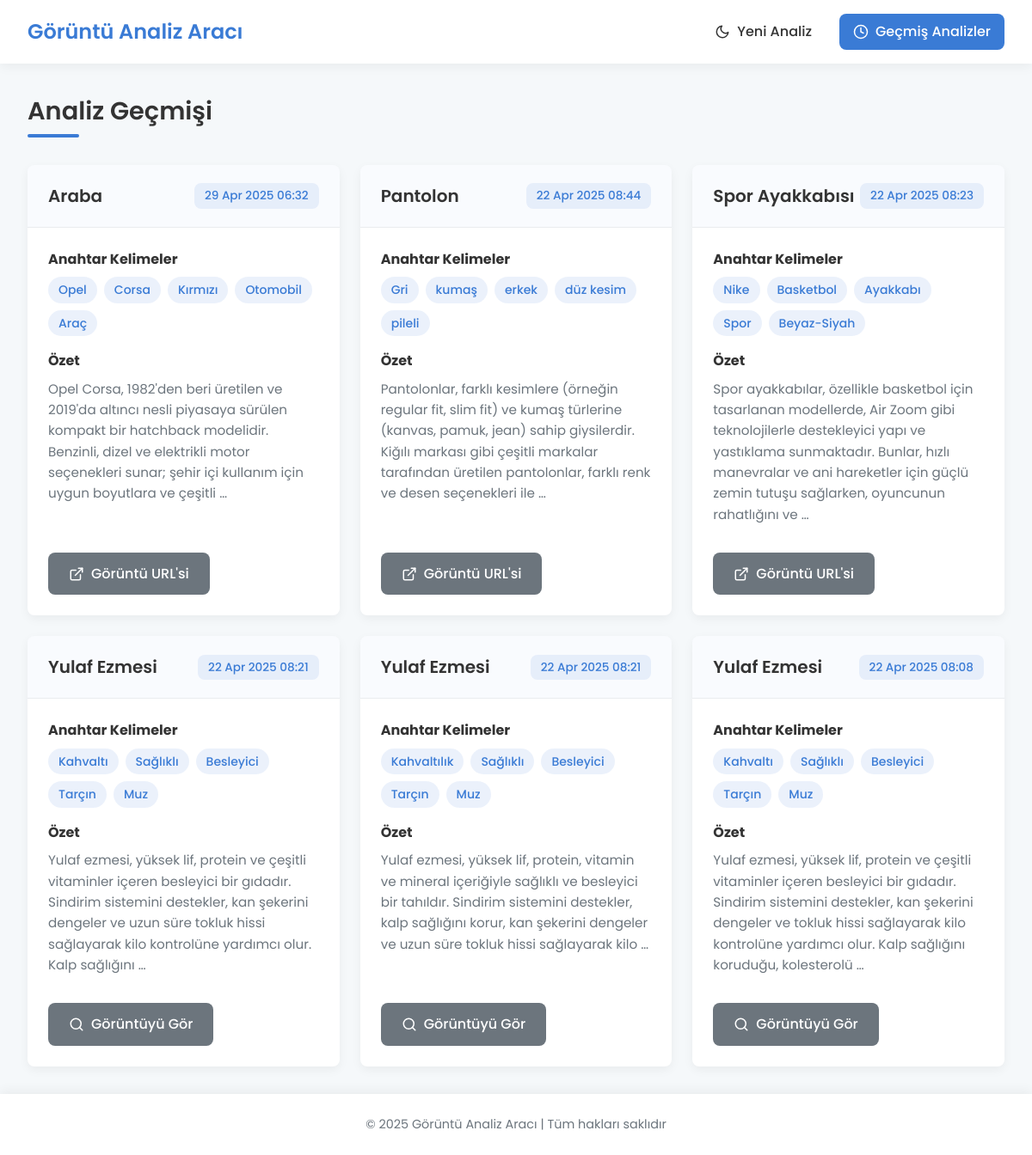
The page /history/ on the database its author committed.
### analysis/models.py (models this page shows, shortened)
class AnalysisResult(models.Model):
    SOURCE_TYPE_CHOICES = [
        ('F', 'Dosya'),
        ('U', 'URL'),
    ]
    source_type = models.CharField(max_length=1, choices=SOURCE_TYPE_CHOICES)
    source_input = models.TextField()
    image_file = models.ImageField(upload_to=get_image_upload_path, null=True, blank=True)
    object_name = models.CharField(max_length=200)
    keywords = models.JSONField()
    summary = models.TextField(blank=True, null=True)
    created_at = models.DateTimeField(auto_now_add=True)

### analysis/views.py (the view)
# urls.py: path('history/', views.analysis_history_view, name='history'),
def analysis_history_view(request):
    history = AnalysisResult.objects.all().order_by('-created_at')
    context = {
        'history': history
    }
    return render(request, 'analysis/analysis_history.html', context)

### analysis/templates/analysis/analysis_history.html (shortened to what this page needs)
{% extends 'analysis/base.html' %}
{% load static %}
{% block header %}Analiz Geçmişi{% endblock %}
{% block content %}
    {% if history %}
        <div class="history-container">
            {% for result in history %}
                <div class="card history-card">
                    <div class="card-header">
                        <h3>{{ result.object_name|default:"Bilinmeyen Nesne" }}</h3>
                        <span class="date-badge">{{ result.created_at|date:"d M Y H:i" }}</span>
                    </div>
                    <div class="card-body">
                        <div class="keywords-section">
                            <h4>Anahtar Kelimeler</h4>
                            <div class="tag-list">
                                {% for keyword in result.keywords %}
                                    <span class="tag">{{ keyword }}</span>
                                {% empty %}
                                    <span class="no-data">Anahtar kelime bulunamadı</span>
                                {% endfor %}
                            </div>
                        </div>
                        <div class="summary-section">
                            <h4>Özet</h4>
                            <p>{{ result.summary|default:"Özet bulunamadı"|truncatewords:30 }}</p>
                        </div>
                        <div class="history-actions">
                            {% if result.image_file %}
                                <a href="{{ result.image_file.url }}" target="_blank" class="btn btn-secondary">
                                    <svg class="icon" viewBox="0 0 24 24" fill="none" stroke="currentColor" stroke-width="2" stroke-linecap="round" stroke-linejoin="round">
                                        <circle cx="11" cy="11" r="8"></circle>
                                        <line x1="21" y1="21" x2="16.65" y2="16.65"></line>
                                    </svg>
                                    Görüntüyü Gör
                                </a>
                            {% elif result.source_type == 'U' %}
                                <a href="{{ result.source_input }}" target="_blank" rel="noopener noreferrer" class="btn btn-secondary">
                                    <svg class="icon" viewBox="0 0 24 24" fill="none" stroke="currentColor" stroke-width="2" stroke-linecap="round" stroke-linejoin="round">
                                        <path d="M18 13v6a2 2 0 0 1-2 2H5a2 2 0 0 1-2-2V8a2 2 0 0 1 2-2h6"></path>
                                        <polyline points="15 3 21 3 21 9"></polyline>
                                        <line x1="10" y1="14" x2="21" y2="3"></line>
                                    </svg>
                                    Görüntü URL'si
                                </a>
                            {% endif %}
                        </div>
                    </div>
                </div>
            {% endfor %}
        </div>
    {% endif %}
{% endblock %}

### analysis/templates/analysis/base.html (shortened to what this page needs)
{% load static %}
<!DOCTYPE html>
<html lang="tr">
<head>
    <link rel="stylesheet" href="{% static 'analysis/style.css' %}">
</head>
<body>
    <div class="app-container">
        <header class="main-header">
            <div class="logo-container">
                <h1 class="site-title">Görüntü Analiz Aracı</h1>
            </div>
            <nav class="main-nav">
                <a href="{% url 'analyze' %}" class="nav-link {% if request.resolver_match.url_name == 'analyze' %}active{% endif %}">
                    <svg class="icon" viewBox="0 0 24 24" fill="none" stroke="currentColor" stroke-width="2" stroke-linecap="round" stroke-linejoin="round">
                        <path d="M21 12.79A9 9 0 1 1 11.21 3 7 7 0 0 0 21 12.79z"></path>
                    </svg>
                    Yeni Analiz
                </a>
                <a href="{% url 'history' %}" class="nav-link {% if request.resolver_match.url_name == 'history' %}active{% endif %}">
                    <svg class="icon" viewBox="0 0 24 24" fill="none" stroke="currentColor" stroke-width="2" stroke-linecap="round" stroke-linejoin="round">
                        <circle cx="12" cy="12" r="10"></circle>
                        <polyline points="12 6 12 12 16 14"></polyline>
                    </svg>
                    Geçmiş Analizler
                </a>
            </nav>
        </header>
        <main class="main-content">
            <div class="page-header">
                <h2 class="page-title">{% block header %}{% endblock %}</h2>
            </div>
            <div class="content-container">
                {% block content %}{% endblock %}
            </div>
        </main>
        <footer class="main-footer">
            <p>&copy; {% now "Y" %} Görüntü Analiz Aracı | Tüm hakları saklıdır</p>
        </footer>
    </div>
</body>
</html>

### analysis/static/analysis/style.css (style rules this page uses)
:root { --primary-color: #3a7bd5; --primary-hover: #2d62a3; --secondary-color: #6c757d; --success-color: #28a745; --danger-color: #dc3545; --warning-color: #ffc107; --info-color: #17a2b8; --light-color: #f8f9fa; --dark-color: #343a40; --body-bg: #f5f8fa; --card-bg: #ffffff; --header-bg: #ffffff; --footer-bg: #ffffff; --text-color: #333333; --text-muted: #6c757d; --border-color: #e9ecef; --shadow-color: rgba(0, 0, 0, 0.05); --radius-sm: 0.25rem; --radius: 0.5rem; --radius-lg: 1rem; --transition: all 0.3s ease; --box-shadow: 0 4px 12px var(--shadow-color); }
* { margin: 0; padding: 0; box-sizing: border-box; }
body { font-family: 'Poppins', sans-serif; font-size: 16px; line-height: 1.6; color: var(--text-color); background-color: var(--body-bg); min-height: 100vh; }
.app-container { display: flex; flex-direction: column; min-height: 100vh; }
.main-content { flex: 1; padding: 2rem; max-width: 1200px; margin: 0 auto; width: 100%; }
.main-header { background-color: var(--header-bg); box-shadow: var(--box-shadow); padding: 1rem 2rem; display: flex; justify-content: space-between; align-items: center; flex-wrap: wrap; position: sticky; top: 0; z-index: 100; }
.logo-container { display: flex; align-items: center; }
.site-title { font-size: 1.5rem; font-weight: 600; color: var(--primary-color); margin: 0; }
.main-nav { display: flex; gap: 1rem; }
.nav-link { display: flex; align-items: center; color: var(--text-color); text-decoration: none; padding: 0.5rem 1rem; border-radius: var(--radius); font-weight: 500; transition: var(--transition); }
.nav-link.active { background-color: var(--primary-color); color: white; }
.nav-link .icon { width: 18px; height: 18px; margin-right: 0.5rem; }
.page-header { margin-bottom: 2rem; }
.page-title { font-size: 1.8rem; font-weight: 600; color: var(--text-color); position: relative; padding-bottom: 0.5rem; }
.page-title:after { content: ''; position: absolute; bottom: 0; left: 0; width: 60px; height: 4px; background-color: var(--primary-color); border-radius: 2px; }
.content-container { display: flex; flex-direction: column; gap: 2rem; }
.card { background-color: var(--card-bg); border-radius: var(--radius); box-shadow: var(--box-shadow); overflow: hidden; transition: var(--transition); }
.card-header { padding: 1.25rem 1.5rem; border-bottom: 1px solid var(--border-color); background-color: rgba(58, 123, 213, 0.03); display: flex; justify-content: space-between; align-items: center; }
.card-header h3 { font-size: 1.25rem; font-weight: 600; color: var(--text-color); margin: 0; }
.card-body { padding: 1.5rem; }
.btn { display: inline-flex; align-items: center; justify-content: center; gap: 0.5rem; padding: 0.75rem 1.5rem; border-radius: var(--radius); font-weight: 500; text-decoration: none; cursor: pointer; transition: var(--transition); border: none; font-family: inherit; font-size: 1rem; }
.btn .icon { width: 18px; height: 18px; }
.btn-secondary { background-color: var(--secondary-color); color: white; }
.tag-list { display: flex; flex-wrap: wrap; gap: 0.5rem; }
.tag { display: inline-block; padding: 0.25rem 0.75rem; background-color: rgba(58, 123, 213, 0.1); color: var(--primary-color); border-radius: 1rem; font-size: 0.875rem; font-weight: 500; }
.history-container { display: grid; grid-template-columns: repeat(auto-fill, minmax(350px, 1fr)); gap: 1.5rem; }
.history-card { height: 100%; display: flex; flex-direction: column; }
.history-card .card-body { flex: 1; display: flex; flex-direction: column; }
.date-badge { background-color: rgba(58, 123, 213, 0.1); color: var(--primary-color); padding: 0.25rem 0.75rem; border-radius: var(--radius); font-size: 0.85rem; font-weight: 500; }
.keywords-section, .summary-section { margin-bottom: 1rem; }
.keywords-section h4, .summary-section h4 { font-size: 1rem; margin-bottom: 0.5rem; color: var(--text-color); }
.summary-section p { font-size: 0.95rem; color: var(--text-muted); line-height: 1.6; }
.history-actions { margin-top: auto; padding-top: 1rem; }
.main-footer { background-color: var(--footer-bg); box-shadow: 0 -4px 12px var(--shadow-color); padding: 1.5rem 2rem; text-align: center; color: var(--text-muted); font-size: 0.9rem; }
.card, .message, .btn { animation: fadeIn 0.3s ease-out; }

### rows shown on the page
AnalysisResult: object_name "Araba", created_at "29 Apr 2025 06:32", keywords "Opel" "Corsa" "Kırmızı" "Otomobil" "Araç", summary "Opel Corsa, 1982'den beri üretilen ve 2019'da altıncı nesli piyasaya sürülen kompakt bir hatchback modelidir. Benzinli, dizel ve elektrikli motor seçenekleri sunar; şehir içi kullanım için uygun boyutlara ve çeşitli …"
AnalysisResult: object_name "Pantolon", created_at "22 Apr 2025 08:44", keywords "Gri" "kumaş" "erkek" "düz kesim" "pileli", summary "Pantolonlar, farklı kesimlere (örneğin regular fit, slim fit) ve kumaş türlerine (kanvas, pamuk, jean) sahip giysilerdir. Kiğılı markası gibi çeşitli markalar tarafından üretilen pantolonlar, farklı renk ve desen seçenekleri ile …"
AnalysisResult: object_name "Spor Ayakkabısı", created_at "22 Apr 2025 08:23", keywords "Nike" "Basketbol" "Ayakkabı" "Spor" "Beyaz-Siyah", summary "Spor ayakkabılar, özellikle basketbol için tasarlanan modellerde, Air Zoom gibi teknolojilerle destekleyici yapı ve yastıklama sunmaktadır. Bunlar, hızlı manevralar ve ani hareketler için güçlü zemin tutuşu sağlarken, oyuncunun rahatlığını ve …"
AnalysisResult: object_name "Yulaf Ezmesi", created_at "22 Apr 2025 08:21", keywords "Kahvaltı" "Sağlıklı" "Besleyici" "Tarçın" "Muz", summary "Yulaf ezmesi, yüksek lif, protein ve çeşitli vitaminler içeren besleyici bir gıdadır. Sindirim sistemini destekler, kan şekerini dengeler ve uzun süre tokluk hissi sağlayarak kilo kontrolüne yardımcı olur. Kalp sağlığını …"
AnalysisResult: object_name "Yulaf Ezmesi", created_at "22 Apr 2025 08:21", keywords "Kahvaltılık" "Sağlıklı" "Besleyici" "Tarçın" "Muz", summary "Yulaf ezmesi, yüksek lif, protein, vitamin ve mineral içeriğiyle sağlıklı ve besleyici bir tahıldır. Sindirim sistemini destekler, kalp sağlığını korur, kan şekerini dengeler ve uzun süre tokluk hissi sağlayarak kilo …"
AnalysisResult: object_name "Yulaf Ezmesi", created_at "22 Apr 2025 08:08", keywords "Kahvaltı" "Sağlıklı" "Besleyici" "Tarçın" "Muz", summary "Yulaf ezmesi, yüksek lif, protein ve çeşitli vitaminler içeren besleyici bir gıdadır. Sindirim sistemini destekler, kan şekerini dengeler ve tokluk hissi sağlayarak kilo kontrolüne yardımcı olur. Kalp sağlığını koruduğu, kolesterolü …"
